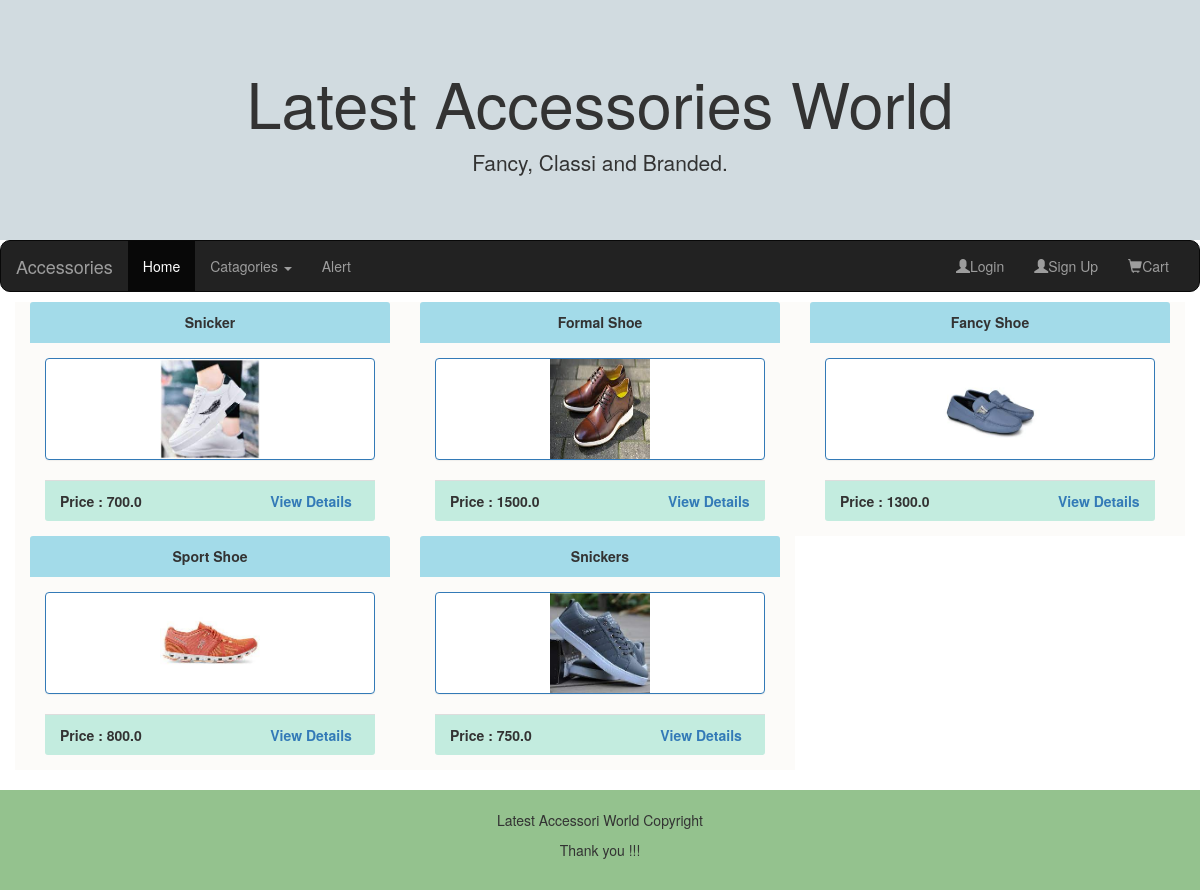
Screenshot of /ShowProduct/3 with the database file from the repository.
### Admin/models.py (models this page shows, shortened)
class Product(models.Model):
    product_name = models.CharField(max_length=20)
    price = models.FloatField(default=200)
    imgurl = models.ImageField(upload_to="images")
    cat_id = models.ForeignKey(Category,on_delete=models.CASCADE)
    class Meta:
        db_table = "Product"

### User/views.py (the view)
# urls.py: path('ShowProduct/<cid>', views.ShowProduct),
def ShowProduct(request,cid):  #the product available in  cid (category_id)
    cats = Category.objects.all()
    products = Product.objects.filter(cat_id = cid)
    return render(request,"home.html",{"cats":cats,"products":products})

### User/templates/home.html
{%extends "master.html"%}

### User/templates/master.html (shortened to what this page needs)
{% load static %}
<!DOCTYPE html>
<html lang="en">
<head>
    <link rel="stylesheet" href="https://maxcdn.bootstrapcdn.com/bootstrap/3.4.1/css/bootstrap.min.css">
</head>
<body>
    <div class="jumbotron" style="background-color: rgb(209, 219, 224);">
        <div class="container text-center">
            <h1>Latest Accessories World</h1>
            <p>Fancy, Classi and Branded.</p>
        </div>
    </div>
    <nav class="navbar navbar-inverse">
        <div class="container-fluid">
            <div class="navbar-header">
                <a class="navbar-brand" href="#">
      {%if "uname" in request.session%}
      Welcome {{request.session.uname}}
      {%else%}
      Accessories
    {%endif%}</a>
            </div>
            <div class="collapse navbar-collapse" id="myNavbar">
                <ul class="nav navbar-nav">
                    <li class="active"><a href="/">Home</a></li>
                    <li class="dropdown">
                        <a class="dropdown-toggle" data-toggle="dropdown" href="#">Catagories
          <span class="caret"></span></a>
                    </li>
                    <li><a href="/alertPage">Alert</a></li>
                </ul>
                <ul class="nav navbar-nav navbar-right">
                    {%if "uname" in request.session%}
                    <li><a href="/Logout"><span class="glyphicon glyphicon-user"></span>Logout</a></li>
                    {%else%}
                    <li><a href="/Login"><span class="glyphicon glyphicon-user"></span>Login</a></li>
                    <li><a href="/SignUp"><span class="glyphicon glyphicon-user"></span>Sign Up</a></li>
                    {%endif%}
                    <li><a href="/ShowAllCartItems"><span class="glyphicon glyphicon-shopping-cart"></span>Cart</a></li>
                </ul>
            </div>
        </div>
    </nav>
    {%block content%}
    <div class="container">
        <div class="row">
            {%for product in products%}
            <div class="col-sm-4" style="background-color: rgb(252, 251, 249);">
                <center>
                    <div class="panel-heading" style="background-color:rgb(163, 219, 233);"><b>{{product.product_name}}</b></div>
                </center>
                <div class="panel-body">
                    <div class="panel panel-primary">
                        <center><img src="{{product.imgurl.url}}" height="100" width="100" /></center>
                    </div>
                    <div class="panel-footer" style="background-color: rgb(195, 236, 223);"><b>Price : {{product.price}}</b>
                        <a href="/ViewDetails/{{product.id}}"><b>View Details</b></a>
                    </div>
                </div>
            </div>
            {%endfor%}
        </div>
    </div><br> {%endblock%}
    <footer class="container-fluid text-center">
        <p>Latest Accessori World Copyright</p>
        <p>Thank you !!! </p>
    </footer>
</body>
</html>

### User/templates/master.html (style rules this page uses)
.navbar { margin-bottom: 10px; border-radius: 10px; }
.jumbotron { margin-bottom: 0; }
footer { background-color: #94c28e; padding: 20px; }

### rows the page displays
Product: product_name "Snicker", imgurl (picture), price "700.0"
Product: product_name "Formal Shoe", imgurl (picture), price "1500.0"
Product: product_name "Fancy Shoe", imgurl (picture), price "1300.0"
Product: product_name "Sport Shoe", imgurl (picture), price "800.0"
Product: product_name "Snickers", imgurl (picture), price "750.0"
